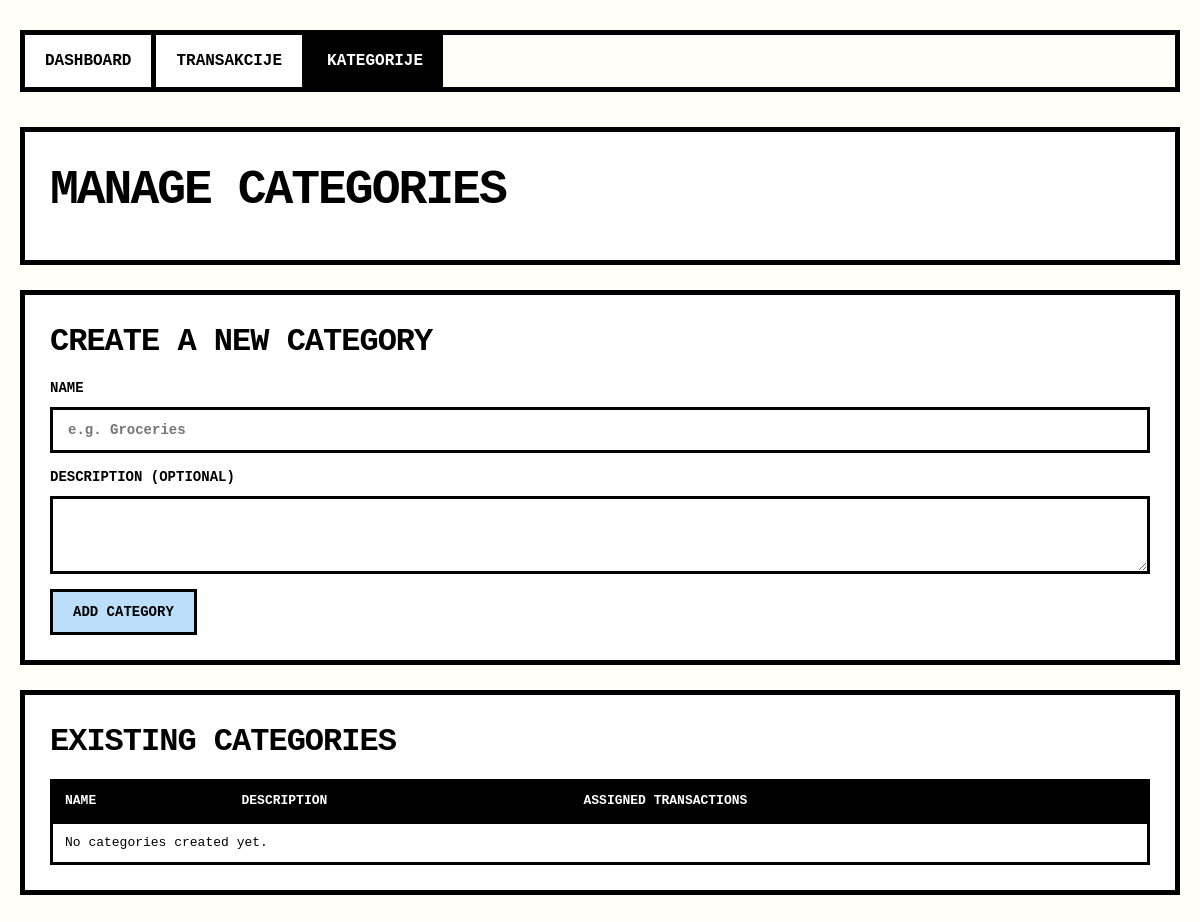
The page /categories on the database as committed earlier.
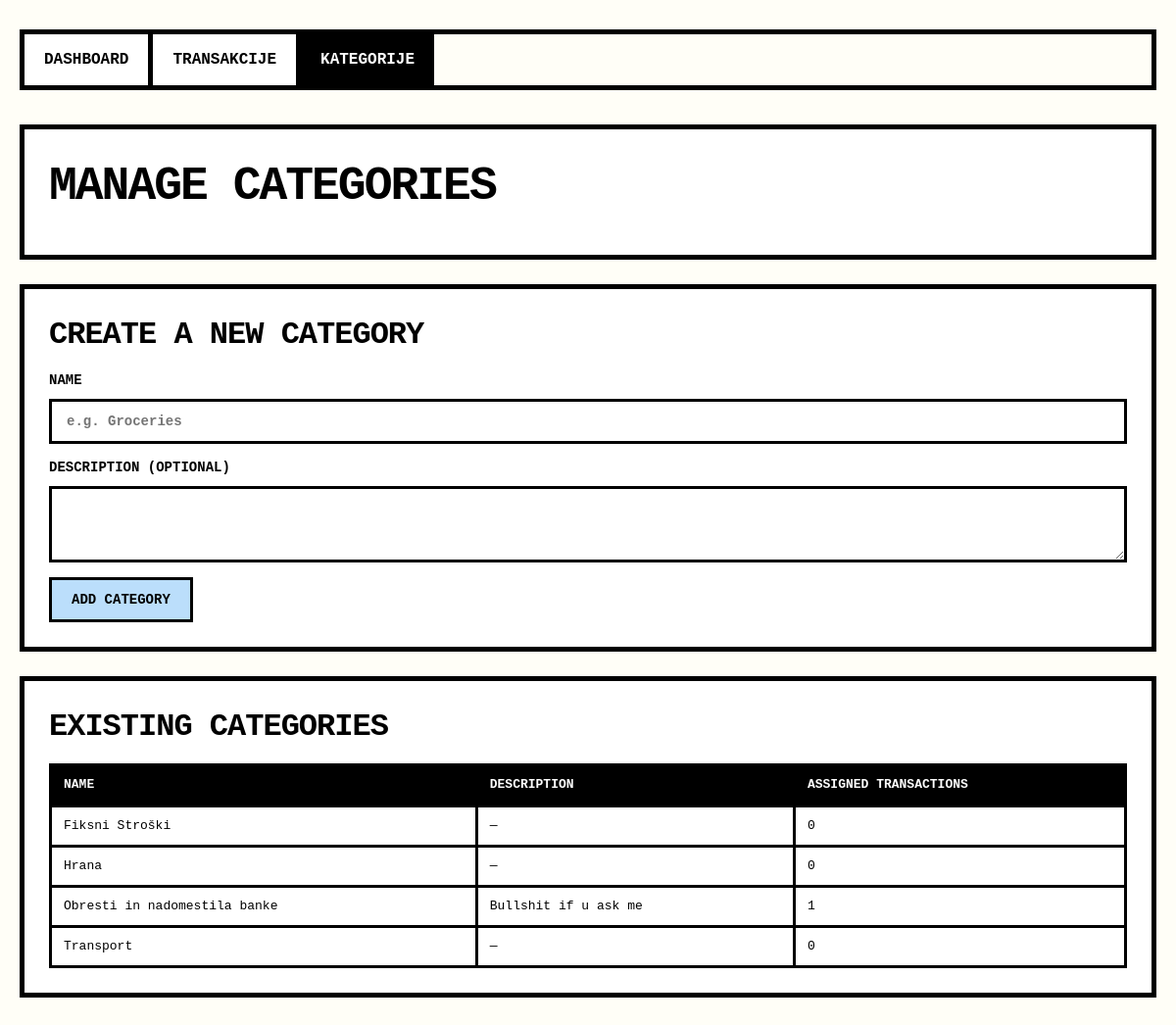
The same page on the database as committed later.
### tables this page shows
CREATE TABLE categories (
            id INTEGER PRIMARY KEY AUTOINCREMENT,
            name TEXT NOT NULL UNIQUE,
            description TEXT
        );

### app.py (the view, shortened to what this page needs)
@app.route("/categories", methods=["GET", "POST"])
def categories_view():
    conn = get_category_db_connection()
    message = None
    error = None
    categories = conn.execute(
        """
        SELECT c.id, c.name, c.description,
               COUNT(tc.transaction_id) AS assignment_count
        FROM categories c
        LEFT JOIN transaction_categories tc ON tc.category_id = c.id
        GROUP BY c.id
        ORDER BY c.name ASC
        """
    ).fetchall()
    conn.close()
    return render_template(
        "categories.html",
        categories=categories,
        message=message,
        error=error,
    )

### app.py (called while the page is built)
def get_category_db_connection():
    conn = sqlite3.connect(CATEGORY_DB_PATH)
    conn.row_factory = sqlite3.Row
    return conn

### templates/categories.html (shortened to what this page needs)
<!DOCTYPE html>
<html lang="sl">
<head>
</head>
<body>
<div class="container">
    {% set active_page = 'categories' %}
    {% include '_navbar.html' %}
    <div class="card">
        <h1>Manage categories</h1>
    </div>
    <div class="card">
        <h2>Create a new category</h2>
        <form method="post">
            <div class="form-group">
                <label for="name">Name</label>
                <input type="text" id="name" name="name" placeholder="e.g. Groceries" required>
            </div>
            <div class="form-group">
                <label for="description">Description (optional)</label>
                <textarea id="description" name="description" rows="3"></textarea>
            </div>
            <button type="submit">Add category</button>
        </form>
    </div>
    <div class="card">
        <h2>Existing categories</h2>
        <table>
            <thead>
            <tr>
                <th>Name</th>
                <th>Description</th>
                <th>Assigned transactions</th>
            </tr>
            </thead>
            <tbody>
            {% for cat in categories %}
                <tr>
                    <td>{{ cat['name'] }}</td>
                    <td>{{ cat['description'] or '—' }}</td>
                    <td>{{ cat['assignment_count'] }}</td>
                </tr>
            {% else %}
                <tr>
                    <td colspan="3">No categories created yet.</td>
                </tr>
            {% endfor %}
            </tbody>
        </table>
    </div>
</div>
</body>
</html>

### templates/_navbar.html
{% set active_page = active_page or '' %}
<nav class="main-nav">
    <a href="{{ url_for('dashboard') }}" class="{% if active_page == 'dashboard' %}active{% endif %}">Dashboard</a>
    <a href="{{ url_for('transactions_view') }}" class="{% if active_page == 'transactions' %}active{% endif %}">Transakcije</a>
    <a href="{{ url_for('categories_view') }}" class="{% if active_page == 'categories' %}active{% endif %}">Kategorije</a>
</nav>

### templates/categories.html (style rules this page uses)
* { box-sizing: border-box; }
body { font-family: 'Courier New', Courier, monospace; background: #fffef7; color: #000; margin: 0; padding: 30px 20px 40px; line-height: 1.4; }
a { color: #000; text-decoration: underline; font-weight: 900; }
h1 { font-size: 48px; font-weight: 900; margin: 0 0 10px 0; text-transform: uppercase; letter-spacing: -2px; }
h2 { font-size: 32px; font-weight: 900; margin: 0 0 15px 0; text-transform: uppercase; letter-spacing: -1px; }
.container { max-width: 1300px; margin: 0 auto; }
.main-nav { position: sticky; top: 10px; z-index: 100; display: flex; flex-wrap: wrap; gap: 0; margin-bottom: 35px; border: 5px solid #000; background: #fffef7; }
.main-nav a { text-decoration: none; padding: 15px 20px; background: #fff; border-right: 5px solid #000; color: #000; font-size: 16px; font-weight: 900; text-transform: uppercase; }
.main-nav a:last-child { border-right: none; }
.main-nav a.active { background: #000; color: #fff; }
.card { background: #fff; border: 5px solid #000; padding: 25px; margin-bottom: 25px; }
.form-group { display: flex; flex-direction: column; margin-bottom: 15px; }
.form-group label { font-weight: 900; text-transform: uppercase; margin-bottom: 8px; font-size: 14px; }
input[type="text"], textarea { padding: 12px 15px; border: 3px solid #000; background: #fff; color: #000; font-family: 'Courier New', Courier, monospace; font-size: 14px; font-weight: 700; }
button { padding: 12px 20px; border: 3px solid #000; background: #bbdefb; color: #000; cursor: pointer; font-family: 'Courier New', Courier, monospace; font-weight: 900; font-size: 14px; text-transform: uppercase; }
table { width: 100%; border-collapse: collapse; margin-top: 15px; font-size: 13px; }
th, td { padding: 10px 12px; border: 3px solid #000; text-align: left; }
th { background: #000; color: #fff; font-weight: 900; text-transform: uppercase; }

Rows that differ between the two databases and show on the page:
added categories: name "Fiksni Stroški", cat "—", assignment_count "0"
added categories: name "Hrana", cat "—", assignment_count "0"
added categories: name "Obresti in nadomestila banke", description "Bullshit if u ask me", assignment_count "1"
added categories: name "Transport", cat "—", assignment_count "0"
Other text that changed with them:
text no longer shown: "No categories created yet."
